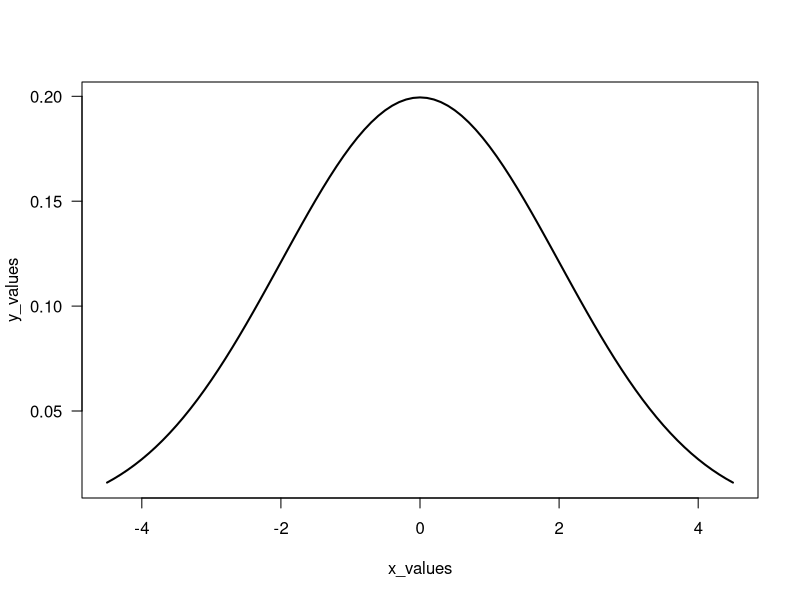
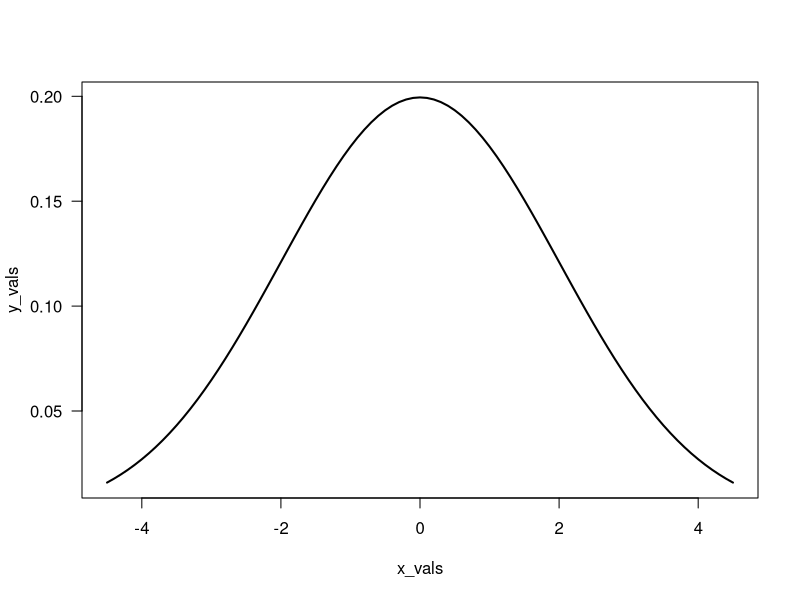
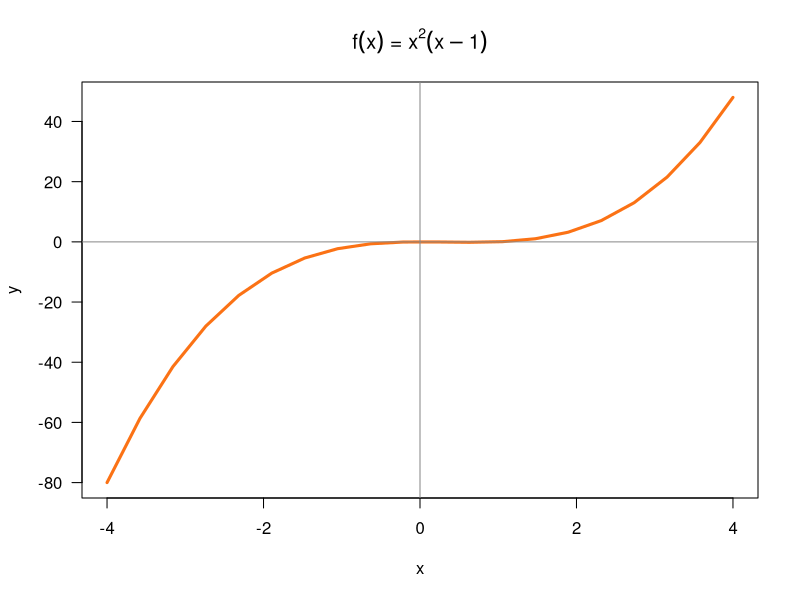
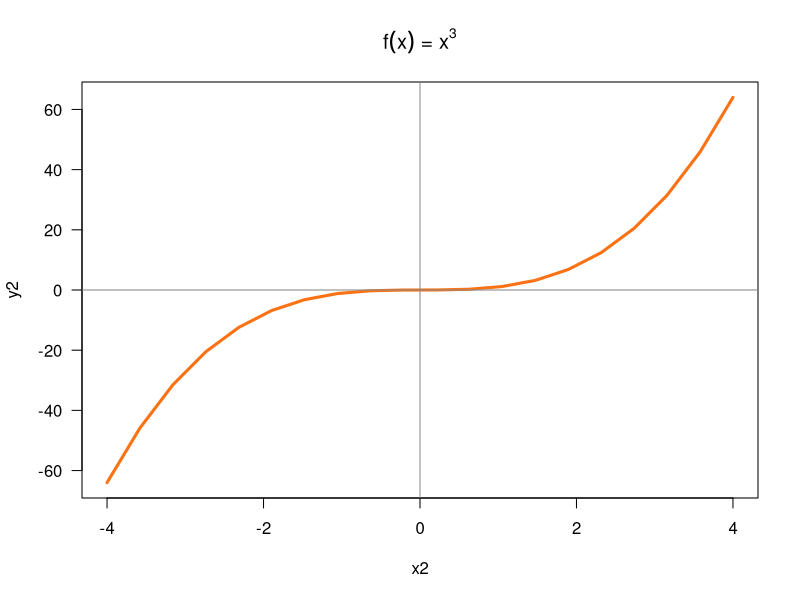
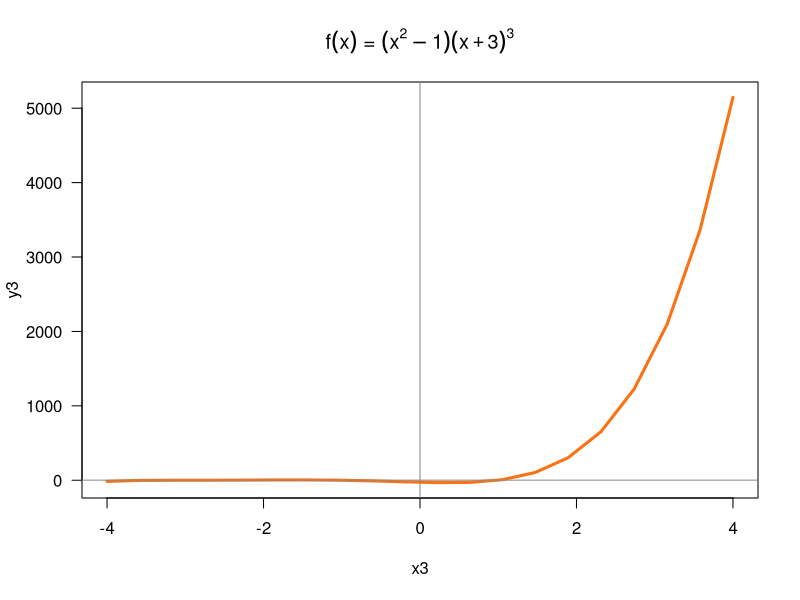
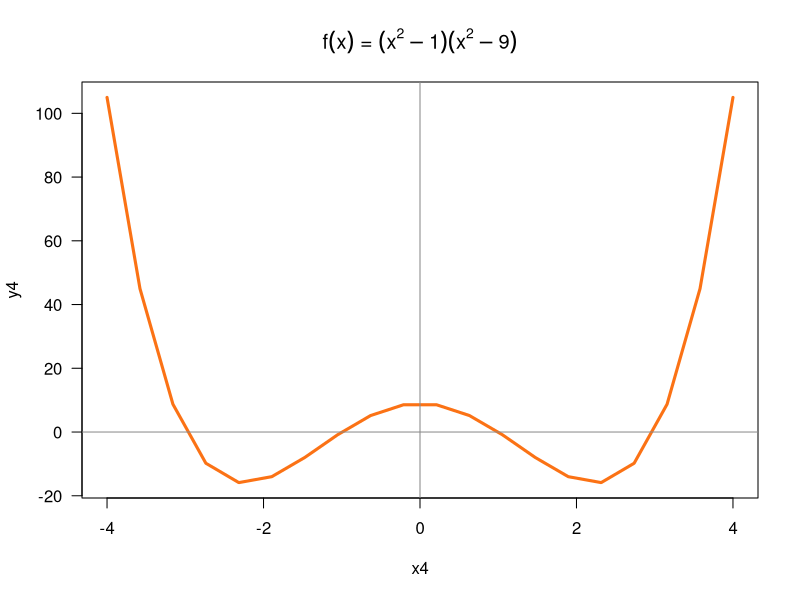

The R source for these figures, in order: (Note: this script raises an error after producing the figures.)
## ---- chunk 1
# your function f()
f <- function(x) {
  return(x^2)
}
## ---- chunk 2
# your function g()
g <- function(x) {
  return(2*x+5)
}
## ---- chunk 3
f(2)
f(-5)

g(0)
g(-5/2)
## ---- chunk 4
# your function fog()
fog <- function(x) {
  g <- g(x)
  fog <- f(g)
  return(fog)
}
## ---- chunk 5
# your function gof()
gof <- function(x) {
  f <- f(x)
  gof <- g(f)
  return(gof)
}
## ---- chunk 6
fog(2)
fog(-5)

gof(0)
gof(-5/2)
## ---- chunk 7
# your pythagoras() function
pythagoras <- function(a, b) {
  return(sqrt((a^2) + (b^2)))
}
## ---- chunk 8
# your test
pythagoras(3, 4)
## ---- chunk 9
# your test
pythagoras <- function(a) {
  return(sqrt(2*(a^2)))
}
pythagoras(5)
## ---- chunk 10
miles2kms <- function(miles = 1) {
  # fill in
  return(miles / 0.62137)
}
## ---- chunk 11
library('dplyr')
n = seq(1, 9, 1)
s = seq(10, 100, 10)
mi2km <- data.frame(
  miles = c(n, s)
)
mi2km <- mutate(mi2km, kms = miles2kms(miles))
mi2km
## ---- chunk 12
# your gallons2liters() function
gallons2liters <- function(gallon) {
  return(gallon * 3.78541)
}
## ---- chunk 13
# your liters2gallons() function
liters2gallons <- function(liters) {
  return(liters / 3.78541)
}
## ---- chunk 14
g2l <- data.frame(
  liters = c(n, s)
)
g2l <- mutate(g2l, gallons = liters2gallons(liters))
g2l
## ---- chunk 15
# your code
seconds2years <- function(secs) {
  years = (((secs / 3600) / 24) / 365)
  return(years)
}
seconds2years(10^9)
## ---- chunk 16
# your code
gaussian <- function(x, m, s) {
  g <- (1 / (s * sqrt(2 * pi))) * exp(-0.5 * (((x - m) / s) ^ 2))
  return(g)
}
gaussian(1, 0, 2)
## ---- chunk 17
# compare with dnorm()
dnorm(x = 1, mean = 0, sd = 2)
gaussian(1, 0, 2)
## ---- chunk 18
# you should get a plot like this one
x_values <- seq(from = -4.5, to = 4.5, by = 0.1)
y_values <- dnorm(x_values, mean = 0, sd = 2)
plot(x_values, y_values, las = 1, type = "l", lwd = 2)
## ---- chunk 19
# your code
x_vals <- seq(from = -4.5, to = 4.5, by = 0.1)
y_vals <- gaussian(x_vals, 0, 2)
plot(x_vals, y_vals, las = 1, type = "l", lwd = 2)
## ---- chunk 20
poly1 <- function(x) {
  (x^2) * (x - 1)
}
## ---- chunk 21
# set of points
x <- seq(-4, 4, length.out = 20)
y <- poly1(x)

# graph polynomial
plot(x, y, type = 'l', lwd = 3, col = "#FB7215", las = 1)
abline(h = 0, v = 0, col = '#888888aa', lwd = 1.5)
title(main = expression(paste(f(x), ' = ', x^2, (x - 1))))
## ---- chunk 22
poly2 <- function(x) {
  return(x^3)
}
x2 <- seq(-4, 4, length.out = 20)
y2 <- poly2(x2)
plot(x2, y2, type = 'l', lwd = 3, col = "#FB7215", las = 1)
abline(h = 0, v = 0, col = '#888888aa', lwd = 1.5)
title(main = expression(paste(f(x), ' = ', x^3)))

poly3 <- function(x) {
  return((x^2 - 1)*(x + 3)^3)
}
x3 <- seq(-4, 4, length.out = 20)
y3 <- poly3(x3)
plot(x3, y3, type = 'l', lwd = 3, col = "#FB7215", las = 1)
abline(h = 0, v = 0, col = '#888888aa', lwd = 1.5)
title(main = expression(paste(f(x), ' = ', (x^2 - 1)(x+3)^3)))

poly4 <- function(x) {
  return((x^2 - 1)*(x^2 - 9))
}
x4 <- seq(-4, 4, length.out = 20)
y4 <- poly4(x4)
plot(x4, y4, type = 'l', lwd = 3, col = "#FB7215", las = 1)
abline(h = 0, v = 0, col = '#888888aa', lwd = 1.5)
title(main = expression(paste(f(x), ' = ', (x^2 - 1), (x^2 - 9))))
## ---- chunk 23
# your descriptive() function
descriptive <- function(vec) {
  # fill in
  min <- min(vec)
  q1 <- median(vec[1:length(vec)/2])
  median <- median(vec)
  mean <- mean(vec)
  q3 <- median(vec[((length(vec)/2) + 1):length(vec)])
  max <- max(vec)
  range <- max - min
  iqr <- q3 - q1
  sd <- sd(vec)
  summary <- c(min = min, q1 = q1, median = median, mean = mean, q3 = q3, max = max, range = range, iqr = iqr, sd = sd)
  return(summary)
}
descriptive(c(1, 2, 3, 4, 5, 6, 7, 8, 9, 10))
## ---- chunk 24
choose(n = 5, k = 2)
## ---- chunk 25
factorial(4)
## ---- chunk 26
# you should be able to call combinations() like this
combinations <- function(k, n) {
  return(factorial(n) / (factorial(k) * factorial(n - k)))
}
combinations(n = 5, k = 2)
## ---- chunk 27
# probability of getting 2 successes in 5 trials
# (assuming prob of success = 0.5)
binom_prob <- function(n, k, prob) {
  pr <- combinations(k, n) * (prob^k)*(1-prob)^(n-k)
  return(pr)
}
binom_prob(n = 5, k = 2, prob = 0.5)
## ---- chunk 28
binom_prob(5, 4, 0.35) + binom_prob(5, 5, 0.35)
## ---- chunk 29
binom_prob(10, 3, 1/6)
## ---- chunk 30
z <- 100*pi
# Fill in the following if-else statements. You may (or may not) 
# have to add or subtract else if or else statements.
if (z > 100) { # Replace TRUE with a condition.
  z <- 100
} else if (z < 0) { # Replace TRUE with a condition.
  z <- 0
} 
print(z)
## ---- chunk 31
y <- -1 # Change this value!

if (y > 0) {
  print("positive")
} else if (y < 0) {
  print("negative")
} else {
  print("zero?")
}
## ---- chunk 32
# Convert the day of the week into a number.
day <- "Monday" # Change this value!

if (day == 'Sunday') {
  num_day <- 1
} else {
  if (day == "Monday") {
    num_day <- 2
  } else {
    if (day == "Tuesday") {
      num_day <- 3
    } else {
      if (day == "Wednesday") {
        num_day <- 4
      } else {
        if (day == "Thursday") {
          num_day <- 5
        } else {
          if (day == "Friday") {
            num_day <- 6
          } else {
            if (day == "Saturday") {
              num_day <- 7
            }
          }
        }
      }
    }
  }
}


num_day
## ---- chunk 33
# Convert the day of the week into a number.
day <- "Tuesday" # Change this value!

if (day == 'Sunday') {
  num_day <- 1
} else if (day == "Monday") {
  num_day <- 2
} else if (day == "Tuesday") {
  num_day <- 3
} else if (day == "Wednesday") {
  num_day <- 4
} else if (day == "Thursday") {
  num_day <- 5
} else if (day == "Friday") {
  num_day <- 6
} else if (day == "Saturday") {
  num_day <- 7
}

num_day
## ---- chunk 34
"score must be a number between 0 and 100"
grade(101)
## ---- chunk 35
# Convert the day of the week into a number.
day <- "Friday" # Change this value!

switch(day, # The expression to be evaluated.
  Sunday = 1,
  Monday = 2,
  Tuesday = 3,
  Wednesday = 4,
  Thursday = 5,
  Friday = 6,
  Saturday = 7,
  NA) # an (optional) default value if there are no matches
## ---- chunk 36
# Convert a number into a day of the week.
day_num <- 7 # Change this value!

switch(day_num,
  "Sunday",
  "Monday",
  "Tuesday",
  "Wednesday",
  "Thursday",
  "Friday",
  "Saturday")
## ---- chunk 37
miles2inches <- function(miles) {
  inches <- miles * 63360
  return(inches)
}

miles2feet <- function(miles) {
  feet <- miles * 5280
  return(feet)
}

miles2yards <- function(miles) {
  yards <- miles * 1760
  return(yards)
}

miles2meters <- function(miles) {
  meters <- miles / 0.00062137
  return(meters)
}


